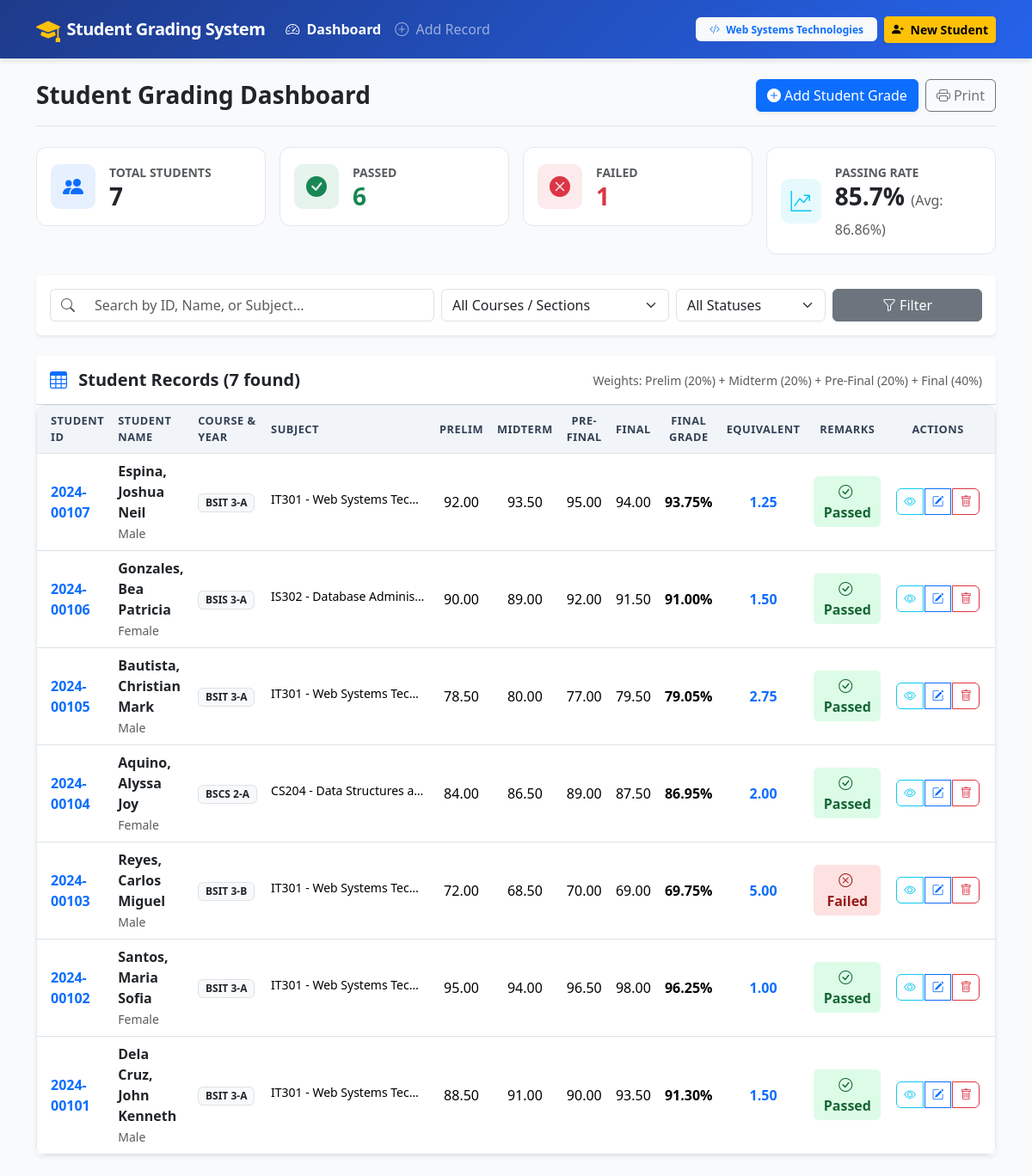
The page / on the database its author committed.
### tables this page shows
CREATE TABLE `student_grades` (
  `id` INT(11) NOT NULL AUTO_INCREMENT,
  `student_id` VARCHAR(30) NOT NULL,
  `first_name` VARCHAR(100) NOT NULL,
  `last_name` VARCHAR(100) NOT NULL,
  `gender` ENUM('Male', 'Female', 'Other') NOT NULL DEFAULT 'Male',
  `course_year` VARCHAR(50) NOT NULL,
  `subject_code` VARCHAR(100) NOT NULL,
  `prelim` DECIMAL(5,2) NOT NULL DEFAULT 0.00,
  `midterm` DECIMAL(5,2) NOT NULL DEFAULT 0.00,
  `prefinal` DECIMAL(5,2) NOT NULL DEFAULT 0.00,
  `final` DECIMAL(5,2) NOT NULL DEFAULT 0.00,
  `final_grade` DECIMAL(5,2) NOT NULL DEFAULT 0.00,
  `equivalent_grade` DECIMAL(3,2) NOT NULL DEFAULT 5.00,
  `remarks` ENUM('Passed', 'Failed', 'Incomplete', 'Dropped') NOT NULL DEFAULT 'Passed',
  `created_at` TIMESTAMP NOT NULL DEFAULT CURRENT_TIMESTAMP,
  `updated_at` TIMESTAMP NOT NULL DEFAULT CURRENT_TIMESTAMP ON UPDATE CURRENT_TIMESTAMP,
  PRIMARY KEY (`id`),
  UNIQUE KEY `uq_student_subject` (`student_id`, `subject_code`)
);

### index.php (the view, shortened to what this page needs)
<?php
require_once 'db_connect.php';
$search = trim($_GET['search'] ?? '');
$params = [];
$types = '';
$sql = "SELECT * FROM student_grades";
$sql .= " ORDER BY id DESC";
if (!empty($params)) {
    $stmt = $conn->prepare($sql);
    $stmt->bind_param($types, ...$params);
    $stmt->execute();
    $result = $stmt->get_result();
} else {
    $result = $conn->query($sql);
}
$students = [];
if ($result) {
    while ($row = $result->fetch_assoc()) {
        $students[] = $row;
    }
}
$stats_sql = "SELECT
    COUNT(*) as total_records,
    SUM(CASE WHEN remarks = 'Passed' THEN 1 ELSE 0 END) as passed_count,
    SUM(CASE WHEN remarks = 'Failed' THEN 1 ELSE 0 END) as failed_count,
    AVG(final_grade) as average_grade
    FROM student_grades";
$stats_res = $conn->query($stats_sql);
$stats = $stats_res ? $stats_res->fetch_assoc() : [
    'total_records' => 0,
    'passed_count' => 0,
    'failed_count' => 0,
    'average_grade' => 0
];
$total_records = (int)($stats['total_records'] ?? 0);
$passed_count  = (int)($stats['passed_count'] ?? 0);
$failed_count  = (int)($stats['failed_count'] ?? 0);
$avg_grade     = round((float)($stats['average_grade'] ?? 0), 2);
$pass_rate     = ($total_records > 0) ? round(($passed_count / $total_records) * 100, 1) : 0;
include 'header.php';
?>
<div class="d-flex flex-column flex-md-row justify-content-between align-items-md-center pb-3 mb-4 border-bottom gap-2">
    <div>
        <h2 class="h3 fw-bold text-dark mb-0">Student Grading Dashboard</h2>
    </div>
    <div class="d-flex gap-2">
        <a href="create.php" class="btn btn-primary d-flex align-items-center gap-1 shadow-sm">
            <i class="bi bi-plus-circle-fill"></i>
            <span>Add Student Grade</span>
        </a>
        <button onclick="window.print()" class="btn btn-outline-secondary d-flex align-items-center gap-1">
            <i class="bi bi-printer"></i>
            <span class="d-none d-sm-inline">Print</span>
        </button>
    </div>
</div>
<div class="row g-3 mb-4">
    <div class="col-6 col-lg-3">
        <div class="stat-card p-3 d-flex align-items-center gap-3">
            <div class="stat-icon bg-primary bg-opacity-10 text-primary">
                <i class="bi bi-people-fill"></i>
            </div>
            <div>
                <span class="text-muted small text-uppercase fw-semibold">Total Students</span>
                <h3 class="fw-bold mb-0 text-dark"><?php echo $total_records; ?></h3>
            </div>
        </div>
    </div>
    <div class="col-6 col-lg-3">
        <div class="stat-card p-3 d-flex align-items-center gap-3">
            <div class="stat-icon bg-success bg-opacity-10 text-success">
                <i class="bi bi-check-circle-fill"></i>
            </div>
            <div>
                <span class="text-muted small text-uppercase fw-semibold">Passed</span>
                <h3 class="fw-bold mb-0 text-success"><?php echo $passed_count; ?></h3>
            </div>
        </div>
    </div>
    <div class="col-6 col-lg-3">
        <div class="stat-card p-3 d-flex align-items-center gap-3">
            <div class="stat-icon bg-danger bg-opacity-10 text-danger">
                <i class="bi bi-x-circle-fill"></i>
            </div>
            <div>
                <span class="text-muted small text-uppercase fw-semibold">Failed</span>
                <h3 class="fw-bold mb-0 text-danger"><?php echo $failed_count; ?></h3>
            </div>
        </div>
    </div>
    <div class="col-6 col-lg-3">
        <div class="stat-card p-3 d-flex align-items-center gap-3">
            <div class="stat-icon bg-info bg-opacity-10 text-info">
                <i class="bi bi-graph-up-arrow"></i>
            </div>
            <div>
                <span class="text-muted small text-uppercase fw-semibold">Passing Rate</span>
                <h3 class="fw-bold mb-0 text-dark"><?php echo $pass_rate; ?>% <small class="text-muted fs-6 fw-normal">(Avg: <?php echo $avg_grade; ?>%)</small></h3>
            </div>
        </div>
    </div>
</div>
<div class="card border-0 shadow-sm mb-4">
    <div class="card-body p-3">
        <form method="GET" action="index.php" class="row g-2 align-items-center">
            <div class="col-md-5">
                <div class="input-group">
                    <span class="input-group-text bg-white border-end-0 text-muted">
                        <i class="bi bi-search"></i>
                    </span>
                    <input type="text" name="search" class="form-control border-start-0" placeholder="Search by ID, Name, or Subject..." value="<?php echo htmlspecialchars($search); ?>">
                </div>
            </div>
            <div class="col-md-3">
                <select name="course" class="form-select">
                    <option value="">All Courses / Sections</option>
                </select>
            </div>
            <div class="col-md-2">
                <select name="remarks" class="form-select">
                    <option value="">All Statuses</option>
                </select>
            </div>
            <div class="col-md-2 d-flex gap-2">
                <button type="submit" class="btn btn-secondary w-100">
                    <i class="bi bi-funnel"></i> Filter
                </button>
            </div>
        </form>
    </div>
</div>
<div class="card border-0 shadow-sm">
    <div class="card-header bg-white py-3 d-flex justify-content-between align-items-center">
        <h5 class="mb-0 fw-semibold text-dark">
            <i class="bi bi-table text-primary me-2"></i> Student Records (<?php echo count($students); ?> found)
        </h5>
        <span class="text-muted small">Weights: Prelim (20%) + Midterm (20%) + Pre-Final (20%) + Final (40%)</span>
    </div>
    <div class="table-responsive">
        <table class="table table-hover align-middle mb-0">
            <thead>
                <tr>
                    <th scope="col" class="ps-3">Student ID</th>
                    <th scope="col">Student Name</th>
                    <th scope="col">Course & Year</th>
                    <th scope="col">Subject</th>
                    <th scope="col" class="text-center">Prelim</th>
                    <th scope="col" class="text-center">Midterm</th>
                    <th scope="col" class="text-center">Pre-Final</th>
                    <th scope="col" class="text-center">Final</th>
                    <th scope="col" class="text-center">Final Grade</th>
                    <th scope="col" class="text-center">Equivalent</th>
                    <th scope="col" class="text-center">Remarks</th>
                    <th scope="col" class="text-center pe-3 no-print">Actions</th>
                </tr>
            </thead>
            <tbody>
                <?php if (empty($students)): ?>
                    <tr>
                        <td colspan="12" class="text-center py-5 text-muted">
                            <i class="bi bi-inbox fs-1 d-block mb-2"></i>
                            <p class="mb-1 fw-semibold">No student records found.</p>
                            <span class="small">Try adjusting your search criteria or add a new record.</span>
                        </td>
                    </tr>
                <?php else: ?>
                    <?php foreach ($students as $row): ?>
                        <tr>
                            <td class="ps-3 fw-semibold text-primary">
                                <?php echo htmlspecialchars($row['student_id']); ?>
                            </td>
                            <td>
                                <div class="fw-bold text-dark">
                                    <?php echo htmlspecialchars($row['last_name'] . ', ' . $row['first_name']); ?>
                                </div>
                                <small class="text-muted"><?php echo htmlspecialchars($row['gender'] ?? 'N/A'); ?></small>
                            </td>
                            <td>
                                <span class="badge bg-light text-dark border">
                                    <?php echo htmlspecialchars($row['course_year']); ?>
                                </span>
                            </td>
                            <td>
                                <span class="small text-truncate d-inline-block" style="max-width: 180px;" title="<?php echo htmlspecialchars($row['subject_code']); ?>">
                                    <?php echo htmlspecialchars($row['subject_code']); ?>
                                </span>
                            </td>
                            <td class="text-center"><?php echo number_format($row['prelim'], 2); ?></td>
                            <td class="text-center"><?php echo number_format($row['midterm'], 2); ?></td>
                            <td class="text-center"><?php echo number_format($row['prefinal'], 2); ?></td>
                            <td class="text-center"><?php echo number_format($row['final'], 2); ?></td>
                            <td class="text-center fw-bold">
                                <?php echo number_format($row['final_grade'], 2); ?>%
                            </td>
                            <td class="text-center fw-semibold text-primary">
                                <?php echo number_format($row['equivalent_grade'], 2); ?>
                            </td>
                            <td class="text-center">
                                <?php if ($row['remarks'] === 'Passed'): ?>
                                    <span class="badge-passed"><i class="bi bi-check-circle me-1"></i>Passed</span>
                                <?php else: ?>
                                    <span class="badge-failed"><i class="bi bi-x-circle me-1"></i>Failed</span>
                                <?php endif; ?>
                            </td>
                            <td class="text-center pe-3 no-print">
                                <div class="btn-group" role="group">
                                    <a href="view.php?id=<?php echo $row['id']; ?>" class="btn btn-sm btn-outline-info btn-action" title="View Grade Slip">
                                        <i class="bi bi-eye"></i>
                                    </a>
                                    <a href="edit.php?id=<?php echo $row['id']; ?>" class="btn btn-sm btn-outline-primary btn-action" title="Edit Record">
                                        <i class="bi bi-pencil-square"></i>
                                    </a>
                                    <button type="button" class="btn btn-sm btn-outline-danger btn-action"
                                            data-bs-toggle="modal"
                                            data-bs-target="#deleteConfirmModal"
                                            data-id="<?php echo $row['id']; ?>"
                                            data-name="<?php echo htmlspecialchars($row['first_name'] . ' ' . $row['last_name']); ?>"
                                            data-subject="<?php echo htmlspecialchars($row['subject_code']); ?>"
                                            title="Delete Record">
                                        <i class="bi bi-trash"></i>
                                    </button>
                                </div>
                            </td>
                        </tr>
                    <?php endforeach; ?>
                <?php endif; ?>
            </tbody>
        </table>
    </div>
</div>
<?php include 'footer.php'; ?>

### header.php (shortened to what this page needs)
<?php
$current_page = basename($_SERVER['PHP_SELF']);
?>
<!DOCTYPE html>
<html lang="en">
<head>
    <link href="https://cdn.jsdelivr.net/npm/bootstrap@5.3.3/dist/css/bootstrap.min.css" rel="stylesheet">
    <link rel="stylesheet" href="https://cdn.jsdelivr.net/npm/bootstrap-icons@1.11.3/font/bootstrap-icons.min.css">
    <link rel="stylesheet" href="assets/css/style.css">
</head>
<body>
<nav class="navbar navbar-expand-lg navbar-dark navbar-custom sticky-top">
    <div class="container">
        <a class="navbar-brand d-flex align-items-center gap-2" href="index.php">
            <i class="bi bi-mortarboard-fill fs-3 text-warning"></i>
            <span>Student Grading System</span>
        </a>
        <div class="collapse navbar-collapse" id="navbarContent">
            <ul class="navbar-nav me-auto mb-2 mb-lg-0">
                <li class="nav-item">
                    <a class="nav-link <?php echo ($current_page === 'index.php') ? 'active fw-bold' : ''; ?>" href="index.php">
                        <i class="bi bi-speedometer2 me-1"></i> Dashboard
                    </a>
                </li>
                <li class="nav-item">
                    <a class="nav-link <?php echo ($current_page === 'create.php') ? 'active fw-bold' : ''; ?>" href="create.php">
                        <i class="bi bi-plus-circle me-1"></i> Add Record
                    </a>
                </li>
            </ul>
            <div class="d-flex align-items-center gap-2">
                <span class="badge bg-light text-primary d-none d-md-inline-block px-3 py-2">
                    <i class="bi bi-code-slash me-1"></i> Web Systems Technologies
                </span>
                <a href="create.php" class="btn btn-warning btn-sm fw-semibold shadow-sm">
                    <i class="bi bi-person-plus-fill me-1"></i> New Student
                </a>
            </div>
        </div>
    </div>
</nav>
<main class="py-4">
    <div class="container">

### footer.php (shortened to what this page needs)
    </div>
</main>
</body>
</html>

### assets/css/style.css (style rules this page uses)
:root { --primary-color: #2563eb; --primary-hover: #1d4ed8; --secondary-color: #475569; --bg-light: #f8fafc; --card-border: #e2e8f0; --passed-bg: #dcfce7; --passed-text: #166534; --failed-bg: #fee2e2; --failed-text: #991b1b; }
body { background-color: var(--bg-light); font-family: 'Segoe UI', system-ui, -apple-system, sans-serif; color: #1e293b; min-height: 100vh; display: flex; flex-direction: column; }
main { flex: 1 0 auto; }
.navbar-custom { background: linear-gradient(135deg, #1e3a8a 0%, #2563eb 100%); box-shadow: 0 4px 6px -1px rgba(0, 0, 0, 0.1); }
.navbar-brand { font-weight: 700; letter-spacing: -0.5px; }
.stat-card { border: 1px solid var(--card-border); border-radius: 12px; background: #ffffff; transition: transform 0.2s ease, box-shadow 0.2s ease; overflow: hidden; }
.stat-icon { width: 52px; height: 52px; border-radius: 10px; display: flex; align-items: center; justify-content: center; font-size: 1.5rem; }
.table-responsive { border-radius: 10px; overflow: hidden; border: 1px solid var(--card-border); background: #ffffff; }
.table th { background-color: #f1f5f9; color: #334155; font-weight: 600; text-transform: uppercase; font-size: 0.8rem; letter-spacing: 0.5px; vertical-align: middle; }
.table td { vertical-align: middle; }
.badge-passed { background-color: var(--passed-bg); color: var(--passed-text); font-weight: 600; padding: 0.35em 0.7em; border-radius: 6px; display: inline-block; }
.badge-failed { background-color: var(--failed-bg); color: var(--failed-text); font-weight: 600; padding: 0.35em 0.7em; border-radius: 6px; display: inline-block; }
.btn-action { padding: 0.25rem 0.5rem; font-size: 0.85rem; border-radius: 6px; margin: 0 2px; }

### rows shown on the page
student_grades: student "2024-00107", last_name+first_name "Espina, Joshua Neil", gender "Male", course_year "BSIT 3-A", subject_code "IT301 - Web Systems Tec…", prelim "92.00", midterm "93.50", prefinal "95.00", final "94.00", final_grade "93.75", equivalent_grade "1.25", remarks "Passed" (drawn)
student_grades: student "2024-00106", last_name+first_name "Gonzales, Bea Patricia", gender "Female", course_year "BSIS 3-A", subject_code "IS302 - Database Adminis…", prelim "90.00", midterm "89.00", prefinal "92.00", final "91.50", final_grade "91.00", equivalent_grade "1.50", remarks "Passed" (drawn)
student_grades: student "2024-00105", last_name+first_name "Bautista, Christian Mark", gender "Male", course_year "BSIT 3-A", subject_code "IT301 - Web Systems Tec…", prelim "78.50", midterm "80.00", prefinal "77.00", final "79.50", final_grade "79.05", equivalent_grade "2.75", remarks "Passed" (drawn)
student_grades: student "2024-00104", last_name+first_name "Aquino, Alyssa Joy", gender "Female", course_year "BSCS 2-A", subject_code "CS204 - Data Structures a…", prelim "84.00", midterm "86.50", prefinal "89.00", final "87.50", final_grade "86.95", equivalent_grade "2.00", remarks "Passed" (drawn)
student_grades: student "2024-00103", last_name+first_name "Reyes, Carlos Miguel", gender "Male", course_year "BSIT 3-B", subject_code "IT301 - Web Systems Tec…", prelim "72.00", midterm "68.50", prefinal "70.00", final "69.00", final_grade "69.75", equivalent_grade "5.00", remarks "Failed" (drawn)
student_grades: student "2024-00102", last_name+first_name "Santos, Maria Sofia", gender "Female", course_year "BSIT 3-A", subject_code "IT301 - Web Systems Tec…", prelim "95.00", midterm "94.00", prefinal "96.50", final "98.00", final_grade "96.25", equivalent_grade "1.00", remarks "Passed" (drawn)
student_grades: student "2024-00101", last_name+first_name "Dela Cruz, John Kenneth", gender "Male", course_year "BSIT 3-A", subject_code "IT301 - Web Systems Tec…", prelim "88.50", midterm "91.00", prefinal "90.00", final "93.50", final_grade "91.30", equivalent_grade "1.50", remarks "Passed" (drawn)

### other values the page prints
$total_records "7"
$passed_count "6"
$failed_count "1"
$pass_rate "85.7"
$avg_grade "86.86"
count($students) "7"
